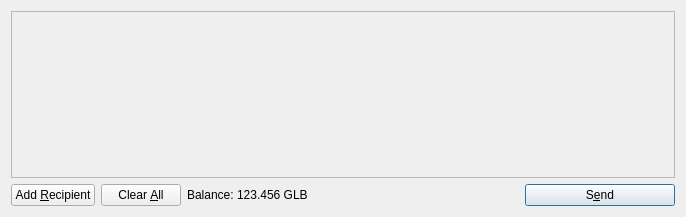
<?xml version="1.0" encoding="UTF-8"?>
<ui version="4.0">
 <class>SendCoinsDialog</class>
 <widget class="QDialog" name="SendCoinsDialog">
  <property name="geometry">
   <rect>
    <x>0</x>
    <y>0</y>
    <width>686</width>
    <height>217</height>
   </rect>
  </property>
  <property name="windowTitle">
   <string>Send Coins</string>
  </property>
  <layout class="QVBoxLayout" name="verticalLayout">
   <item>
    <widget class="QScrollArea" name="scrollArea">
     <property name="widgetResizable">
      <bool>true</bool>
     </property>
     <widget class="QWidget" name="scrollAreaWidgetContents">
      <property name="geometry">
       <rect>
        <x>0</x>
        <y>0</y>
        <width>666</width>
        <height>165</height>
       </rect>
      </property>
      <layout class="QVBoxLayout" name="verticalLayout_2">
       <property name="margin">
        <number>0</number>
       </property>
       <item>
        <layout class="QVBoxLayout" name="entries">
         <property name="spacing">
          <number>6</number>
         </property>
        </layout>
       </item>
       <item>
        <spacer name="verticalSpacer">
         <property name="orientation">
          <enum>Qt::Vertical</enum>
         </property>
         <property name="sizeHint" stdset="0">
          <size>
           <width>20</width>
           <height>40</height>
          </size>
         </property>
        </spacer>
       </item>
      </layout>
     </widget>
    </widget>
   </item>
   <item>
    <layout class="QHBoxLayout" name="horizontalLayout">
     <item>
      <widget class="QPushButton" name="addButton">
       <property name="toolTip">
        <string>Send to multiple recipients at once</string>
       </property>
       <property name="text">
        <string>Add &amp;Recipient</string>
       </property>
       <property name="icon">
        <iconset resource="../bitcoin.qrc">
         <normaloff>:/icons/add</normaloff>:/icons/add</iconset>
       </property>
       <property name="autoDefault">
        <bool>false</bool>
       </property>
      </widget>
     </item>
     <item>
      <widget class="QPushButton" name="clearButton">
       <property name="sizePolicy">
        <sizepolicy hsizetype="Minimum" vsizetype="Fixed">
         <horstretch>0</horstretch>
         <verstretch>0</verstretch>
        </sizepolicy>
       </property>
       <property name="toolTip">
        <string>Remove all transaction fields</string>
       </property>
       <property name="text">
        <string>Clear &amp;All</string>
       </property>
       <property name="icon">
        <iconset resource="../bitcoin.qrc">
         <normaloff>:/icons/remove</normaloff>:/icons/remove</iconset>
       </property>
       <property name="autoRepeatDelay">
        <number>300</number>
       </property>
       <property name="autoDefault">
        <bool>false</bool>
       </property>
      </widget>
     </item>
     <item>
      <layout class="QHBoxLayout" name="horizontalLayout_2">
       <property name="spacing">
        <number>3</number>
       </property>
       <item>
        <widget class="QLabel" name="label">
         <property name="text">
          <string>Balance:</string>
         </property>
        </widget>
       </item>
       <item>
        <widget class="QLabel" name="labelBalance">
         <property name="cursor">
          <cursorShape>IBeamCursor</cursorShape>
         </property>
         <property name="text">
          <string>123.456 GLB</string>
         </property>
         <property name="textInteractionFlags">
          <set>Qt::LinksAccessibleByMouse|Qt::TextSelectableByKeyboard|Qt::TextSelectableByMouse</set>
         </property>
        </widget>
       </item>
      </layout>
     </item>
     <item>
      <spacer name="horizontalSpacer">
       <property name="orientation">
        <enum>Qt::Horizontal</enum>
       </property>
       <property name="sizeHint" stdset="0">
        <size>
         <width>40</width>
         <height>20</height>
        </size>
       </property>
      </spacer>
     </item>
     <item>
      <widget class="QPushButton" name="sendButton">
       <property name="minimumSize">
        <size>
         <width>150</width>
         <height>0</height>
        </size>
       </property>
       <property name="toolTip">
        <string>Confirm the send action</string>
       </property>
       <property name="text">
        <string>S&amp;end</string>
       </property>
       <property name="icon">
        <iconset resource="../bitcoin.qrc">
         <normaloff>:/icons/send</normaloff>:/icons/send</iconset>
       </property>
       <property name="default">
        <bool>true</bool>
       </property>
      </widget>
     </item>
    </layout>
   </item>
  </layout>
 </widget>
 <resources>
  <include location="../bitcoin.qrc"/>
 </resources>
 <connections/>
</ui>
